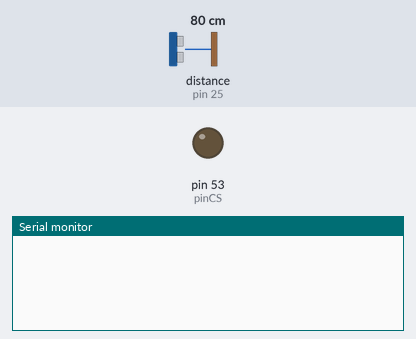
Simulated run of this sketch. Board: Arduino Mega 2560, built with avr-gcc and run on an emulated ATmega2560. On the bench: output pins drawn as LEDs (lit = HIGH), the last lines printed to the serial monitor. Wiring (inferred from the names in the program): ultrasonic range finder: trigger pin 23; echo pin 25. The test bench sets the inputs (shaded band); at power-on: distance to the obstacle (sensor on pin 25) 80 cm. The echo pulse lasts 58.3 µs per cm; storage starts empty; pins used as bus, display or sensor lines are not drawn.

Above: at 1.2 s.
1.3 s: distance to the obstacle (sensor on pin 25) set to 2 cm
At 3.9 s:
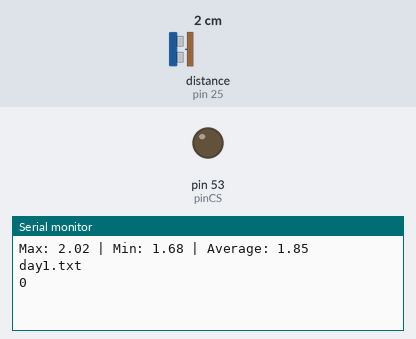
4.0 s: distance to the obstacle (sensor on pin 25) set to 4 cm
At 6.9 s:
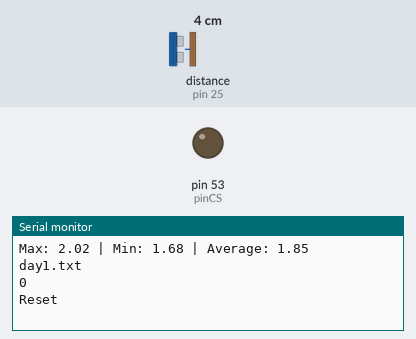
Timing chart, 0 to 8.4 s (numbered marks = the images above; inputs shaded):
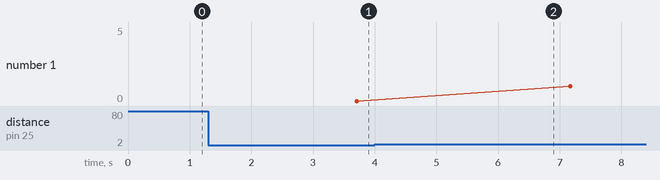

Measured:
- after the input at 1.3 s, the serial monitor: prints a new line after 1.2 s (image 1)
- after the input at 4.0 s, the serial monitor: prints a new line after 2.0 s (image 2)

The sketch:

Prototype_V2.ino
```cpp
#include <SPI.h>
#include <SD.h>
#include <string.h>

const int trigPin = 23;
const int echoPin = 25;
float duration, distance;
float MaxWH = 0;
float MinWH = 0;
float averageWH = 0;

File myFile;
int pinCS = 53;
int day = 1;
unsigned long count = 100; //1 day at 10 a second = 864000
int rate = 100; //10 a second = 100
unsigned long t;
String fileName[] = {"day1.txt","day2.txt","day3.txt","day4.txt","day5.txt","day6.txt","day7.txt"};


void setup() {
 pinMode(trigPin, OUTPUT);
 pinMode(echoPin, INPUT);
 pinMode(pinCS, OUTPUT);
 Serial.begin(9600);
}


void loop(){
  getHeight();
  Serial.println(); //Return Data
  Serial.print("Max: ");
  Serial.print(MaxWH);
  Serial.print(" | Min: ");
  Serial.print(MinWH);
  Serial.print(" | Average: ");
  Serial.println(averageWH);
  ReadWrite();
}


int getHeight(){
  int minLim = 0;
  int maxLim =  300;
  int count = 100;
  float avg = 0;
  float err = 0;
  int i = 0;
  int j = 0;
  int k = 0;
  float dist[count] = {};
  while(i < count){
      digitalWrite(trigPin, LOW);
      delayMicroseconds(2);
      digitalWrite(trigPin, HIGH);
      delayMicroseconds(10);
      digitalWrite(trigPin, LOW);
      duration = pulseIn(echoPin, HIGH);
      distance = (duration*.0343)/2;
      //Serial.println(distance);
      if(i > 2){
        err = abs(distance-avg)/avg*100;
        if(err < 20){
          dist[i] = distance;
          i++;
        }
      }
      else if(distance < maxLim && distance > minLim && i <= 2){
        dist[i] = distance;
        i++;
      }
      if(i == 2){
        avg = (dist[0]+dist[1]+dist[2])/3;
        err = abs(dist[0]-avg)/avg*100;
        if(err > 50){
          i = 0;
        }
      }
      else if(j > count*2){
        i = 0;
        j = 0;
        Serial.println();
        Serial.println("Reset");
      }
      else if(i == 3){
        k++;
        if(k > 7){
          i = 0;
          k = 0;
        }
      }
      j++;
      //Serial.println(err);
      //Serial.print(i);
      delay(10);
  }

  MaxWH = dist[0]; //Calculate Max and Min's
  MinWH = dist[0];
  float tot = dist[0];
  for(int i = 1; i<count; i++){
    MaxWH = max(MaxWH,dist[i]);
    MinWH = min(MinWH,dist[i]);
    tot = tot + dist[i];
  }
  averageWH = tot/count;
}

int ReadWrite(){
  if (!SD.begin(10)) {
    Serial.println("initialization failed!");
    while (1);
  }
  myFile = SD.open(fileName[day-1], FILE_WRITE);
  if(myFile){
    Serial.println(fileName[day-1]);
    for (unsigned long i=0;i<count;i=i+1) {
      getHeight();
      t = millis();
      myFile.print(t);
      myFile.print(",");
      myFile.print(MaxWH);
      myFile.print(",");
      myFile.print(MinWH);
      myFile.print(",");
      myFile.print(averageWH);
      myFile.print(";");
      Serial.println(i);
      delay(rate);
    }
    day = day + 1;
  }
  else{
    Serial.println("FAILURE");
  }
  myFile.close();
}
```
